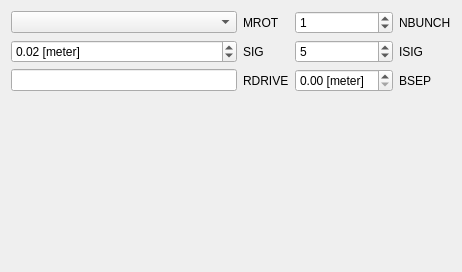
             <widget class="QWidget" name="beamPage">
              <property name="geometry">
               <rect>
                <x>0</x>
                <y>0</y>
                <width>462</width>
                <height>272</height>
               </rect>
              </property>
              <attribute name="label">
               <string>Beam</string>
              </attribute>
              <attribute name="toolTip">
               <string>Beam settings (b)</string>
              </attribute>
              <layout class="QVBoxLayout" name="verticalLayout_11">
               <item>
                <layout class="QGridLayout" name="gridLayout_5">
                 <item row="2" column="3">
                  <widget class="QDoubleSpinBox" name="BSEP">
                   <property name="toolTip">
                    <string>The peak-to-peak distance between bunches.
Valid only when NBUNCH ≥2.</string>
                   </property>
                   <property name="suffix">
                    <string> [meter]</string>
                   </property>
                  </widget>
                 </item>
                 <item row="2" column="2">
                  <widget class="QLabel" name="label_13">
                   <property name="text">
                    <string>RDRIVE</string>
                   </property>
                  </widget>
                 </item>
                 <item row="2" column="4">
                  <widget class="QLabel" name="label_15">
                   <property name="text">
                    <string>BSEP</string>
                   </property>
                  </widget>
                 </item>
                 <item row="1" column="2">
                  <widget class="QLabel" name="label_11">
                   <property name="text">
                    <string>SIG</string>
                   </property>
                  </widget>
                 </item>
                 <item row="1" column="3">
                  <widget class="QSpinBox" name="ISIG">
                   <property name="toolTip">
                    <string>Number of standard deviations used for a Gaussian bunch.</string>
                   </property>
                   <property name="maximum">
                    <number>99999</number>
                   </property>
                   <property name="value">
                    <number>5</number>
                   </property>
                  </widget>
                 </item>
                 <item row="0" column="3">
                  <widget class="QSpinBox" name="NBUNCH">
                   <property name="toolTip">
                    <string>Number of driving Gaussian bunches.
If zero or negative, an user defined charge distribution
function will be used instead of an usual Gaussian
distribution. Then, the user must supply his charge
distribution by editing the subroutine BSHAPE in the
source code. The total charge will be automatically
normalized to 1 coulomb. For more details, consult the
instruction written in the subroutine BSHAPE.</string>
                   </property>
                   <property name="value">
                    <number>1</number>
                   </property>
                  </widget>
                 </item>
                 <item row="2" column="1">
                  <widget class="QLineEdit" name="RDRIVE">
                   <property name="toolTip">
                    <string>The radius of the driving hollow beam.
The beam pipe radius is found by ABCI. If the beam pipe
radii at both ends are unequal, the default value will be
the smallest of them. If the cavity material comes down
below the beam pipe radii, the default value will be the
radial coordinate of the cavity material closest to the beam
axis.</string>
                   </property>
                  </widget>
                 </item>
                 <item row="1" column="4">
                  <widget class="QLabel" name="label_12">
                   <property name="text">
                    <string>ISIG</string>
                   </property>
                  </widget>
                 </item>
                 <item row="0" column="2">
                  <widget class="QLabel" name="label_10">
                   <property name="text">
                    <string>MROT</string>
                   </property>
                  </widget>
                 </item>
                 <item row="0" column="1">
                  <widget class="QComboBox" name="MROT">
                   <property name="toolTip">
                    <string>Azimuthal mode number, i.e., MROT=0 for monopole
fields or MROT=1 for dipole fields.</string>
                   </property>
                  </widget>
                 </item>
                 <item row="0" column="4">
                  <widget class="QLabel" name="label_14">
                   <property name="text">
                    <string>NBUNCH</string>
                   </property>
                  </widget>
                 </item>
                 <item row="1" column="1">
                  <widget class="QDoubleSpinBox" name="SIG">
                   <property name="toolTip">
                    <string>One standard deviation of bunch length</string>
                   </property>
                   <property name="suffix">
                    <string> [meter]</string>
                   </property>
                   <property name="singleStep">
                    <double>0.010000000000000</double>
                   </property>
                   <property name="value">
                    <double>0.020000000000000</double>
                   </property>
                  </widget>
                 </item>
                </layout>
               </item>
               <item>
                <spacer name="verticalSpacer_4">
                 <property name="orientation">
                  <enum>Qt::Vertical</enum>
                 </property>
                 <property name="sizeHint" stdset="0">
                  <size>
                   <width>20</width>
                   <height>40</height>
                  </size>
                 </property>
                </spacer>
               </item>
              </layout>
             </widget>
